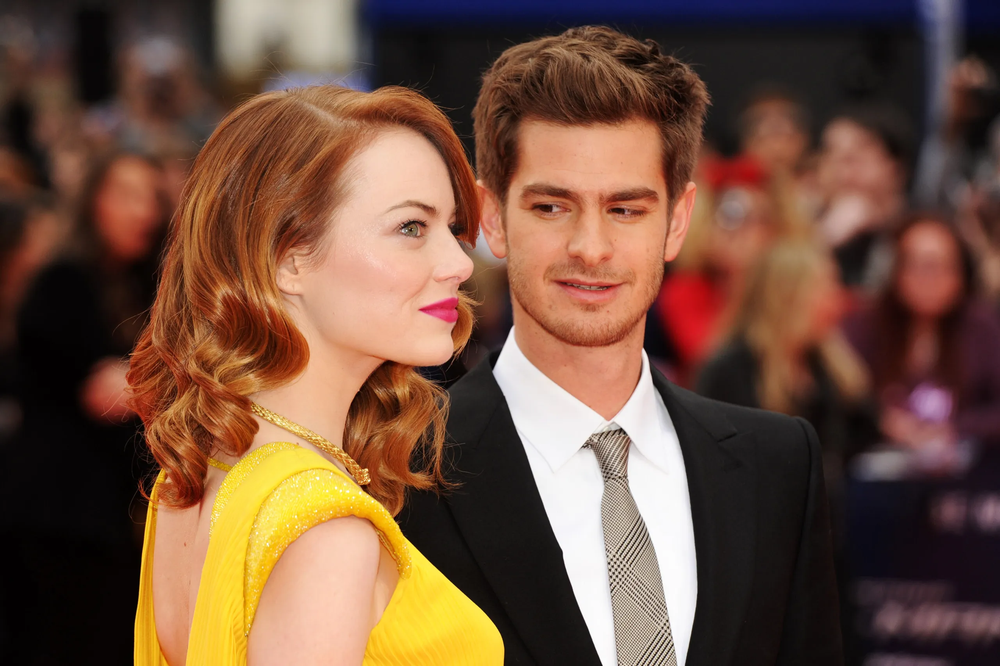
#> input picture images/emma_stone.png, 1000 x 666 px, shrunk from 2560 x 1704 before the run, found by its file name
$ jupyter execute bit_plane_slicing.ipynb
#> lines starting #> are read from the running program, lines starting #| are printed output that depends on the picture; after the words box and inside, x2 and y2 are one past the last pixel; in counts of white or black regions, pixels touching at a corner belong together
[cell 1]
import cv2
import numpy as np
import matplotlib.pyplot as plt
from google.colab import drive

# Google Drive'ı /content/drive altına bağla
drive.mount('/content/drive')

# Görüntüyü yükle (renkli)
img_path = '/content/drive/MyDrive/GoruntuIsleme/images/emma_stone.png'
img = cv2.imread(img_path)
#> img is the input picture: shape (666, 1000, 3); mean B, G, R 62.3, 80.8, 113.5

# Görüntü başarıyla yüklenmediyse, uygun bir hata mesajı ver
if img is None:
    print("Görüntü yüklenemedi. Dosya adını ve yolunu kontrol edin.")
else:
    # Bit plane slicing fonksiyonu (renkli görüntü için)
    def bit_plane_slice_color(image, bit_position):
        bit_plane = (image[:, :, 0] >> bit_position) & 1
        return bit_plane * 255

    # Görüntü boyutları
    height, width, channels = img.shape
#> height = 666; width = 1000; channels = 3

    # Bit plane slicing uygula (örneğin, 7. bit plane'i)
    bit_position = 7  # İstediğiniz bit düzeyini seçebilirsiniz
    img_bit_plane = bit_plane_slice_color(img, bit_position)
#> in bit_plane_slice_color, `bit_plane = (image[:, :, 0] >> bit_position) & 1`:
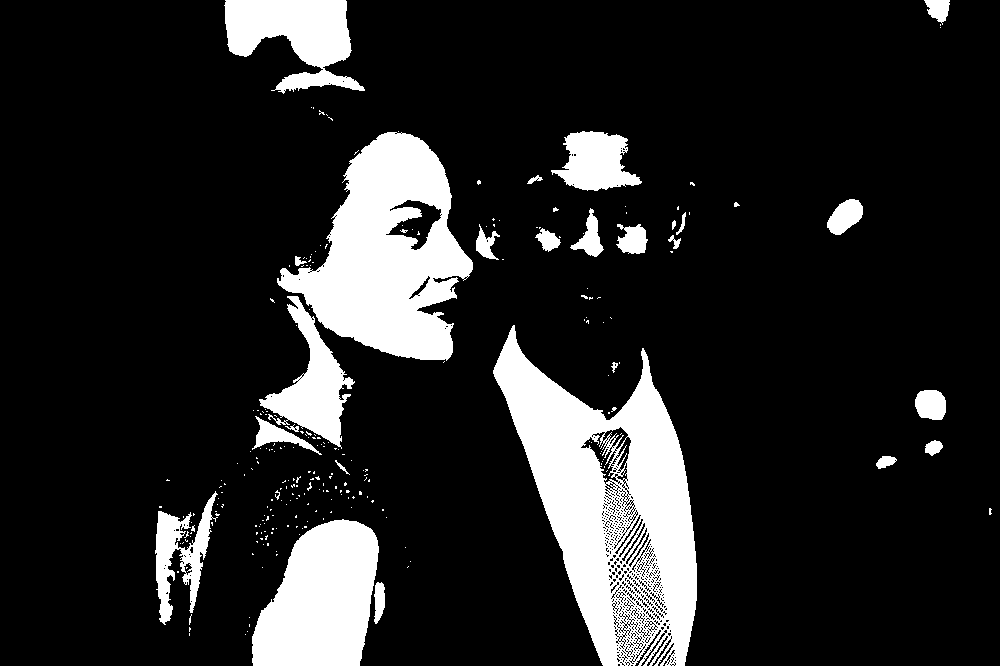
#> bit_plane: shape (666, 1000); values 0 (black) and 1 (white), 14.9% white; 254 white regions (226 under 20 px), largest, box (x1, y1, x2, y2) and area: (493, 325, 697, 666) 34585, (277, 132, 473, 361) 24395, (252, 519, 379, 666) 13796

    # Görüntüleri göster
    plt.figure(figsize=(15, 5))

    plt.subplot(1, 2, 1)
    plt.imshow(cv2.cvtColor(img, cv2.COLOR_BGR2RGB))
    plt.title('Orijinal Görüntü')

    plt.subplot(1, 2, 2)
    plt.imshow(img_bit_plane)
    plt.title(f'{bit_position}. Bit Plane')

    plt.show()
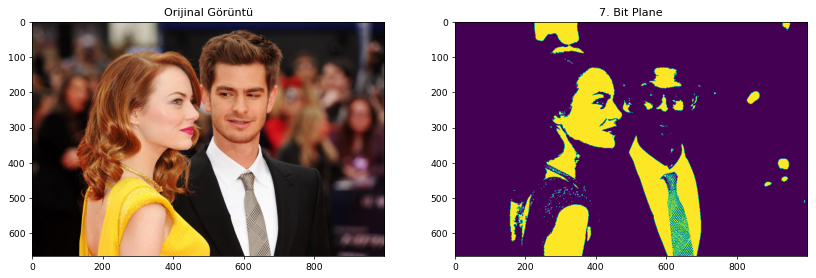
#> figure drawn by matplotlib, 2 panels

$ run again, with images/fruits.png copied over images/emma_stone.png
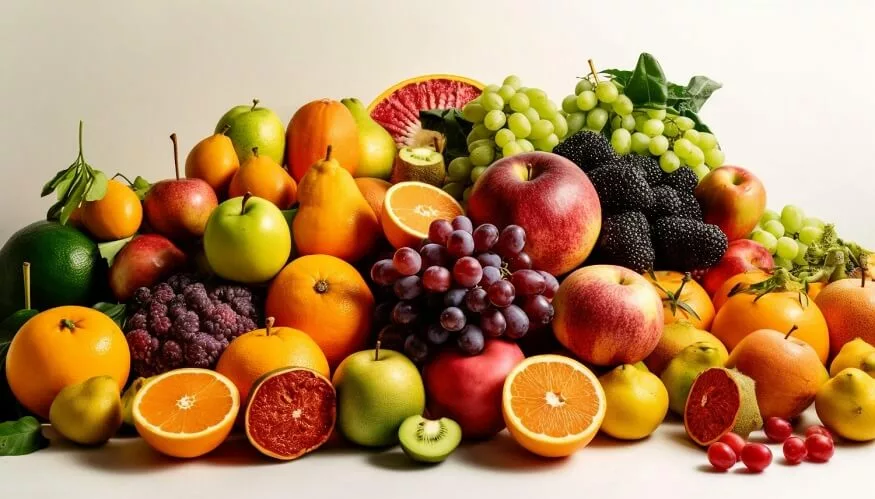
#> input picture images/fruits.png, 875 x 499 px, found by its file name
#> img is the input picture: shape (499, 875, 3); mean B, G, R 94.2, 136.8, 176.4
#> in bit_plane_slice_color, `bit_plane = (image[:, :, 0] >> bit_position) & 1`:
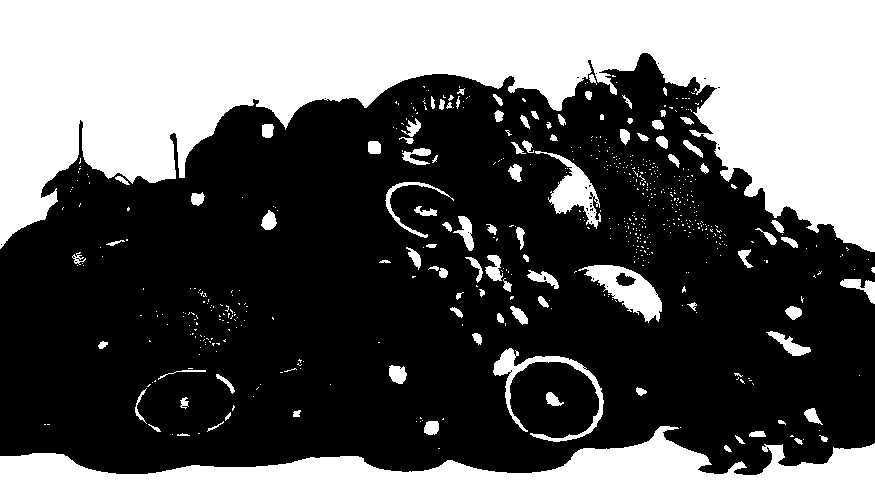
#> bit_plane: shape (499, 875); values 0 (black) and 1 (white), 38.2% white; 589 white regions (491 under 20 px), largest, box (x1, y1, x2, y2) and area: (0, 0, 875, 252) 118427, (0, 426, 875, 499) 32790, (578, 265, 662, 323) 2050
#> `plt.show()`:
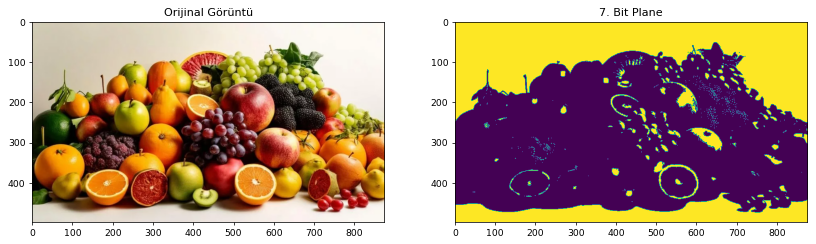
#> figure drawn by matplotlib, 2 panels

$ run again, with images/haluk_bilginer.png copied over images/emma_stone.png
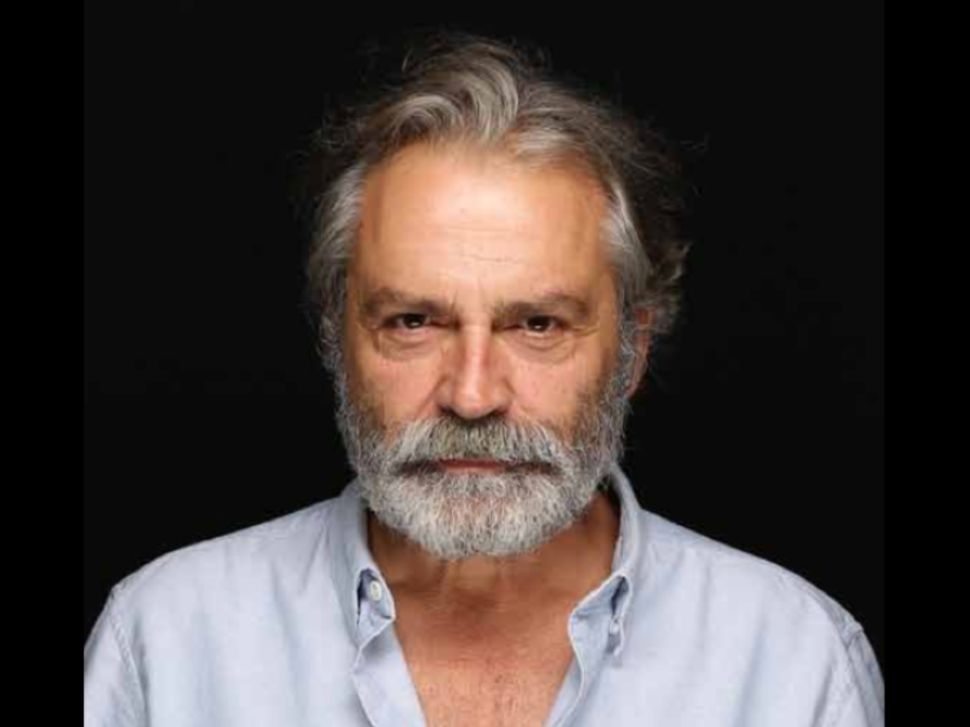
#> input picture images/haluk_bilginer.png, 970 x 727 px, shrunk from 2048 x 1536 before the run, found by its file name
#> img is the input picture: shape (727, 970, 3); mean B, G, R 60.8, 63.5, 73
#> in bit_plane_slice_color, `bit_plane = (image[:, :, 0] >> bit_position) & 1`:
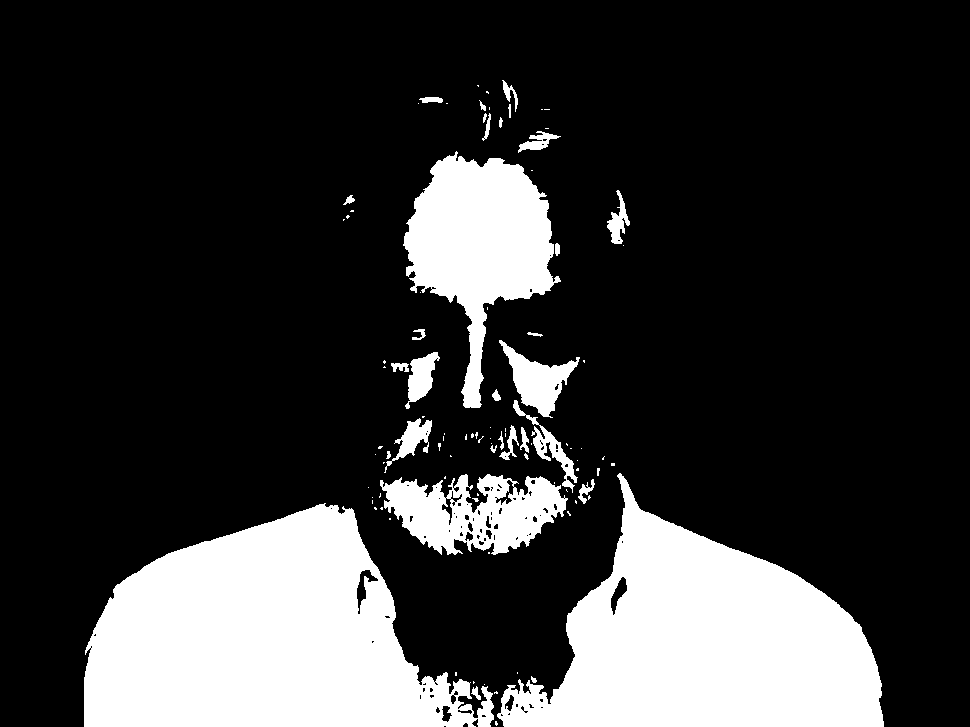
#> bit_plane: shape (727, 970); values 0 (black) and 1 (white), 21.2% white; 98 white regions (67 under 20 px), largest, box (x1, y1, x2, y2) and area: (84, 503, 494, 727) 59798, (497, 473, 884, 727) 52895, (403, 151, 561, 408) 19434
#> `plt.show()`:
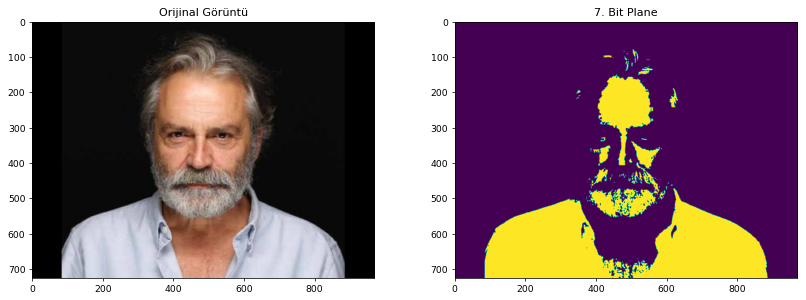
#> figure drawn by matplotlib, 2 panels
